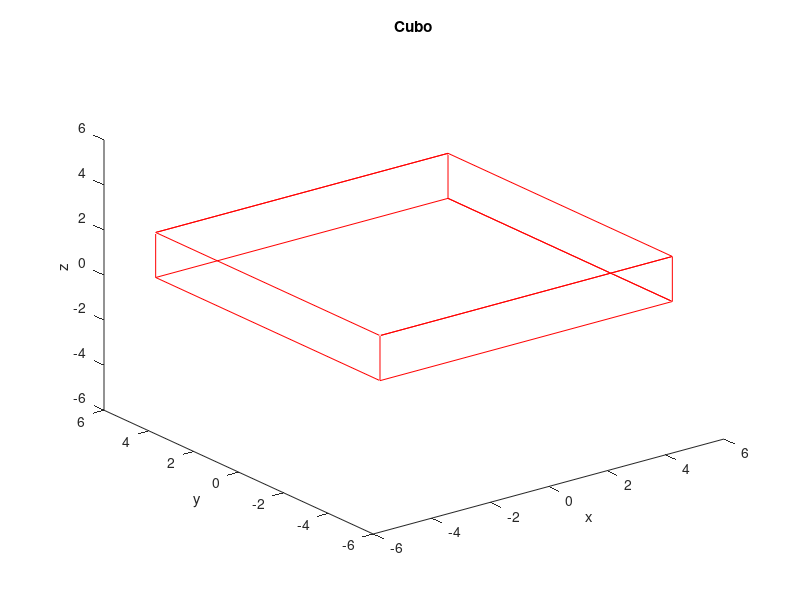

The MATLAB script that drew this image:
clf
x=[-5, 5,  5, -5, -5, -5, 5, 5, -5, -5, 5, 5, 5, 5, -5, -5];
y=[-5, -5, 5, 5, -5, -5, -5, 5, 5, -5, -5, -5, 5, 5, 5, 5,];
z=[0, 0, 0, 0, 0, 2, 2, 2, 2, 2, 2, 0, 0, 2, 2, 0];
plot3(x,y,z,'r');%imprimir
title('Cubo')
ylabel('y')
xlabel('x')
zlabel('z')

axis([-6 6 -6 6 -6 6]);
